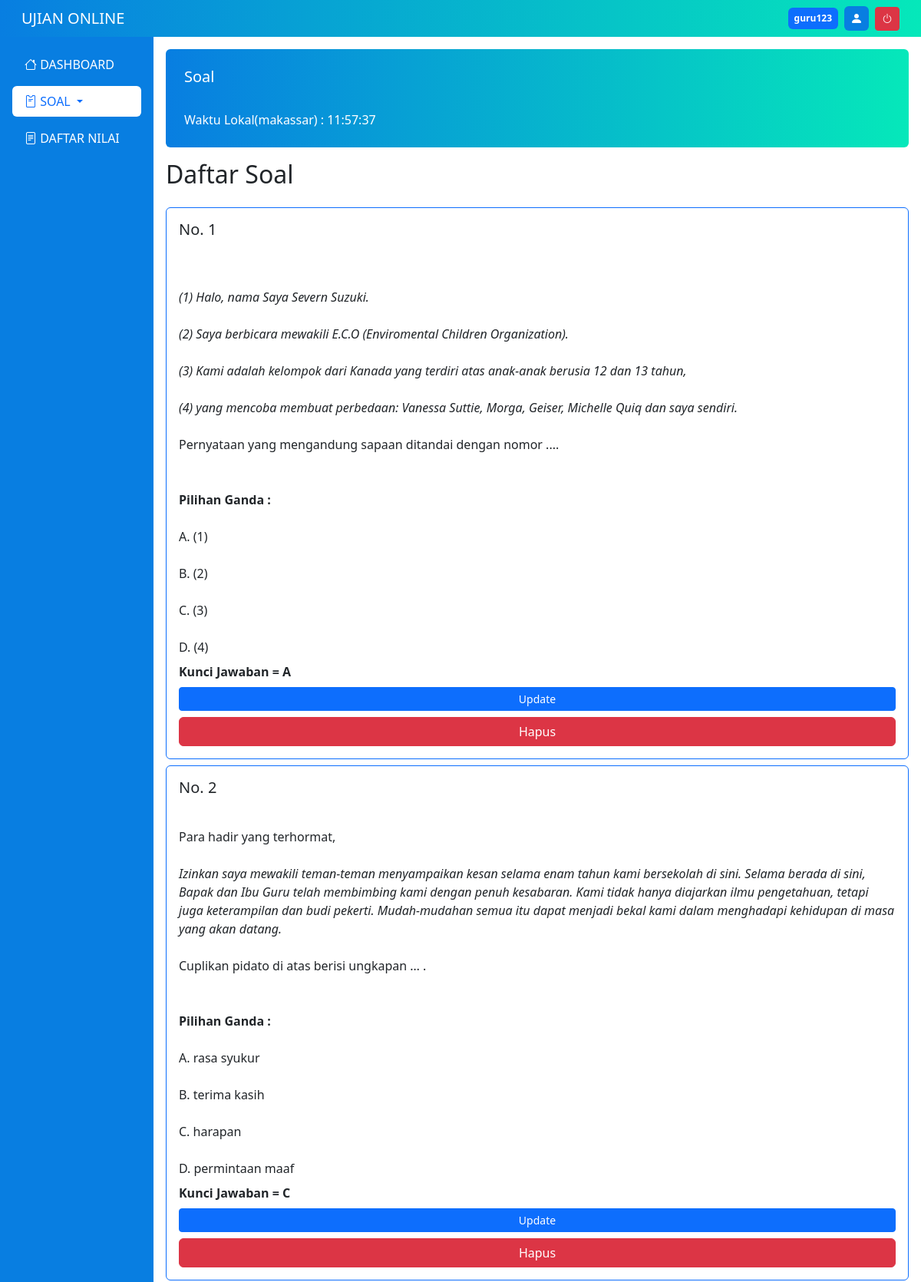
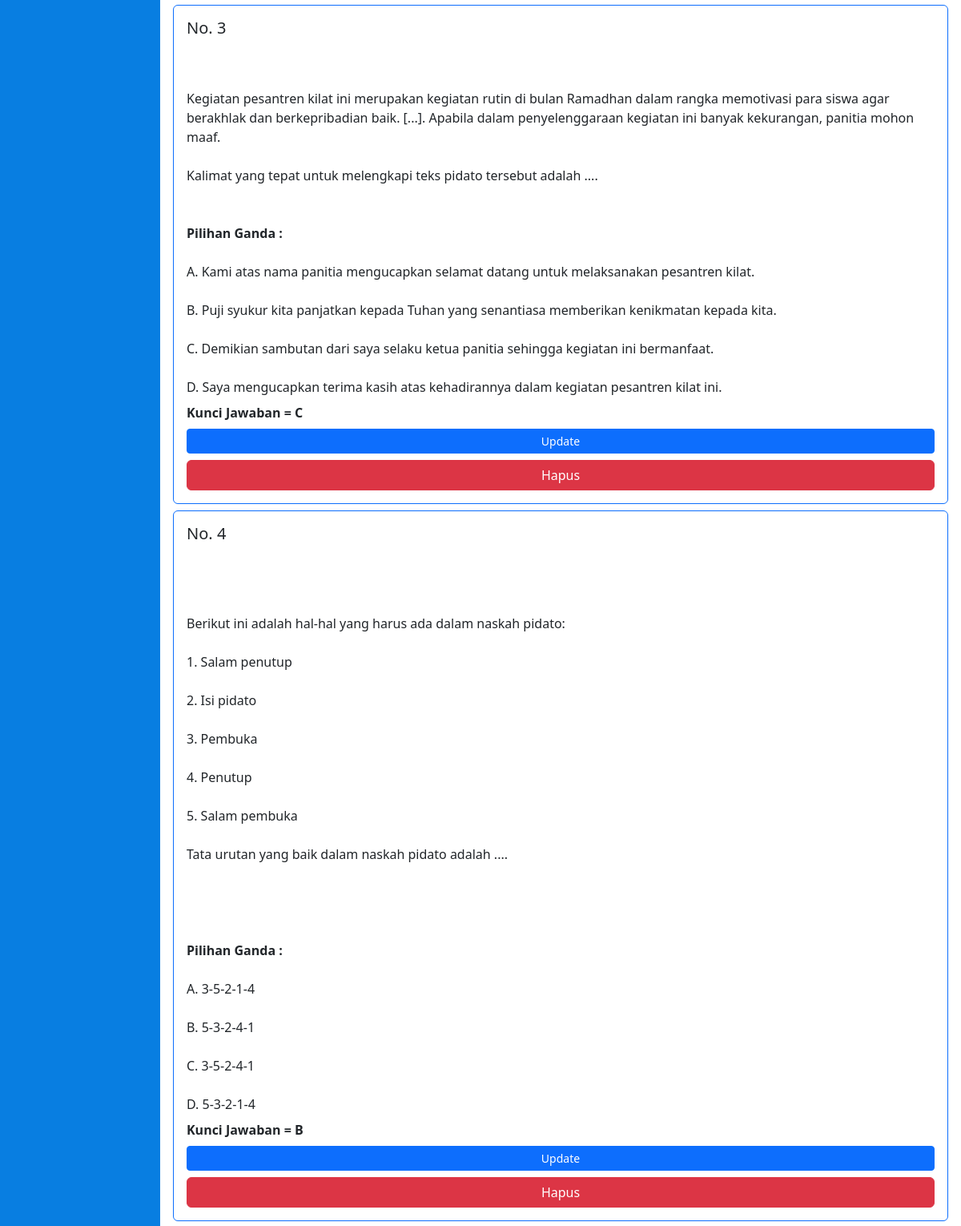
The app's page /guru/lihat_soal.php?kode_mapel=BIND-135 (signed in, upper part) with its own data (2 pictures, top to bottom).
### tables this page shows
CREATE TABLE `tb_soal` (
  `id_soal` int(16) NOT NULL,
  `kode_mapel` varchar(20) NOT NULL,
  `nama_mapel` varchar(20) NOT NULL,
  `guru_mapel` varchar(255) NOT NULL,
  `tanggal` varchar(20) NOT NULL,
  `jadwal` varchar(20) NOT NULL,
  `durasi` varchar(40) NOT NULL,
  `soal_ujian` text NOT NULL,
  `pilihan_ganda` text NOT NULL,
  `kunci_jawaban` varchar(255) NOT NULL,
  `extension` varchar(25) NOT NULL
);

### guru/guru.php (called while the page is built, shortened)
<?php
class guru
{
    private $server     = "localhost";
    private $username   = "root";
    private $password = "root1234";
    private $db         = "db_ujian";
    private $conn;
    public function __construct()
    {
        try {
            $this->conn = new mysqli($this->server, $this->username, $this->password, $this->db);
        } catch (Exception $e) {
            echo "conectionn failed" . $e->getMessage();
        }
    }
    public function get_soal_mapel_id($id_mapel)
    {
        $query = "SELECT * FROM tb_soal WHERE kode_mapel = '$id_mapel'";
        $hasil = $this->conn->query($query);
        return $hasil;
    }
}

### guru/lihat_soal.php (the view, shortened to what this page needs)
<?php
require 'guru.php';
$app = new guru();
$id_mapel = $_GET['kode_mapel'];
$get_soal = $app->get_soal_mapel_id($id_mapel);
$hapusSoal = $app->hapusSoal();
?>
<!DOCTYPE html>
<html lang="en">
<head>
    <?php require 'links.php'; ?>
</head>
<body>
    <?php require 'navbar.php' ?>
    <section class="d-flex pt-5">
        <?php include 'sidebar.php'; ?>
        <div class="container-fluid p-3 d-flex flex-column gap-3">
            <div class="d-flex flex-column gap-4 w-100 my-gradient bg-opacity-50 p-4 rounded-2">
                <h5 class="text-white">Soal </h5>
                <span class="text-white">
                    Waktu Lokal(makassar) : <span id="showTime"><?= date('h:i:s') ?></span>
                </span>
            </div>
            <div class="w-100 overflow-hidden rounded-2">
                <h2 class="mb-4">Daftar Soal</h2>
                <?php
                $nomor = 1;
                foreach ($get_soal as $soal) {
                    $plhGanda = $soal['pilihan_ganda'];
                    $abc = 'A.,B.,C.,D.';
                    $cetakAbc  = explode(",", $abc);
                    $cetakPlhGanda = explode(",", $plhGanda);
                    $i = 0;
                ?>
                    <div class="card border-primary mb-2">
                        <div class="card-body d-flex flex-column gap-2">
                            <h5 class="card-title">No. <?= $nomor++ ?></h5>
                            <p class="card-text text-capitalize"><?= $soal['soal_ujian'] ?></p>
                            <div class="d-flex flex-column gap-4">
                                <span class="fw-bold">Pilihan Ganda : </span>
                                <?php
                                foreach ($cetakPlhGanda as $cetak) {
                                ?>
                                    <span><?= $cetakAbc[$i] . " " . $cetakPlhGanda[$i] ?></span>
                                <?php
                                    $i++;
                                }
                                ?>
                            </div>
                            <span class="fw-bold">Kunci Jawaban = <?= $soal['kunci_jawaban'] ?></span>
                            <a href="update_soal.php?id_soal=<?= $soal['id_soal'] ?>" class="btn btn-sm btn-primary">Update</a>
                            <form action="<?=$hapusSoal?>" method="POST">
                                    <button type="submit" class="btn btn-danger w-100" name="hapusSoal-btn" value="<?= $soal['id_soal'] ?>">Hapus</button>
                            </form>
                        </div>
                    </div>
                <?php } ?>
            </div>
        </div>
    </section>
</body>
</html>

### assets/css/mycolor.css (style rules this page uses)
:root { --my-primary-clr: #087EE1; --my-secondary-clr: #05E8BA; }
.my-gradient { background: linear-gradient(90deg, #087EE1 0%, #05E8BA 100%); }

### records on screen
tb_soal: soal_ujian "(1) Halo, nama Saya Severn Suzuki. (2) Saya berbicara mewakili E.C.O (Enviromental Children Organization). (3) Kami adalah kelompok dari Kanada yang terdiri atas anak-anak berusia 12 dan 13 tahun, (4) yang mencoba membuat perbedaan: Vanessa Suttie, Morga, Geiser, Michelle Quiq dan saya sendiri. Pernyataan yang mengandung sapaan ditandai dengan nomor ....", i "A.", pilihan_ganda "(1)", i "B.", pilihan_ganda "(2)", i "C.", pilihan_ganda "(3)", i "D.", pilihan_ganda "(4)", kunci_jawaban "A", $soal['id_soal'] 114 (drawn)
tb_soal: soal_ujian "Para hadir yang terhormat, Izinkan saya mewakili teman-teman menyampaikan kesan selama enam tahun kami bersekolah di sini. Selama berada di sini, Bapak dan Ibu Guru telah membimbing kami dengan penuh kesabaran. Kami tidak hanya diajarkan ilmu pengetahuan, tetapi juga keterampilan dan budi pekerti. Mudah-mudahan semua itu dapat menjadi bekal kami dalam menghadapi kehidupan di masa yang akan datang. Cuplikan pidato di atas berisi ungkapan … .", i "A.", pilihan_ganda "rasa syukur", i "B.", pilihan_ganda "terima kasih", i "C.", pilihan_ganda "harapan", i "D.", pilihan_ganda "permintaan maaf", kunci_jawaban "C", $soal['id_soal'] 115 (drawn)
tb_soal: soal_ujian "Kegiatan pesantren kilat ini merupakan kegiatan rutin di bulan Ramadhan dalam rangka memotivasi para siswa agar berakhlak dan berkepribadian baik. [...]. Apabila dalam penyelenggaraan kegiatan ini banyak kekurangan, panitia mohon maaf. Kalimat yang tepat untuk melengkapi teks pidato tersebut adalah ....", i "A.", pilihan_ganda "Kami atas nama panitia mengucapkan selamat datang untuk melaksanakan pesantren kilat.", i "B.", pilihan_ganda "Puji syukur kita panjatkan kepada Tuhan yang senantiasa memberikan kenikmatan kepada kita.", i "C.", pilihan_ganda "Demikian sambutan dari saya selaku ketua panitia sehingga kegiatan ini bermanfaat.", i "D.", pilihan_ganda "Saya mengucapkan terima kasih atas kehadirannya dalam kegiatan pesantren kilat ini.", kunci_jawaban "C", $soal['id_soal'] 116 (drawn)
tb_soal: soal_ujian "Berikut ini adalah hal-hal yang harus ada dalam naskah pidato: 1. Salam penutup 2. Isi pidato 3. Pembuka 4. Penutup 5. Salam pembuka Tata urutan yang baik dalam naskah pidato adalah ....", i "A.", pilihan_ganda "3-5-2-1-4", i "B.", pilihan_ganda "5-3-2-4-1", i "C.", pilihan_ganda "3-5-2-4-1", i "D.", pilihan_ganda "5-3-2-1-4", kunci_jawaban "B", $soal['id_soal'] 117 (drawn)

### other values on screen
$_SESSION['username'] "guru123"
